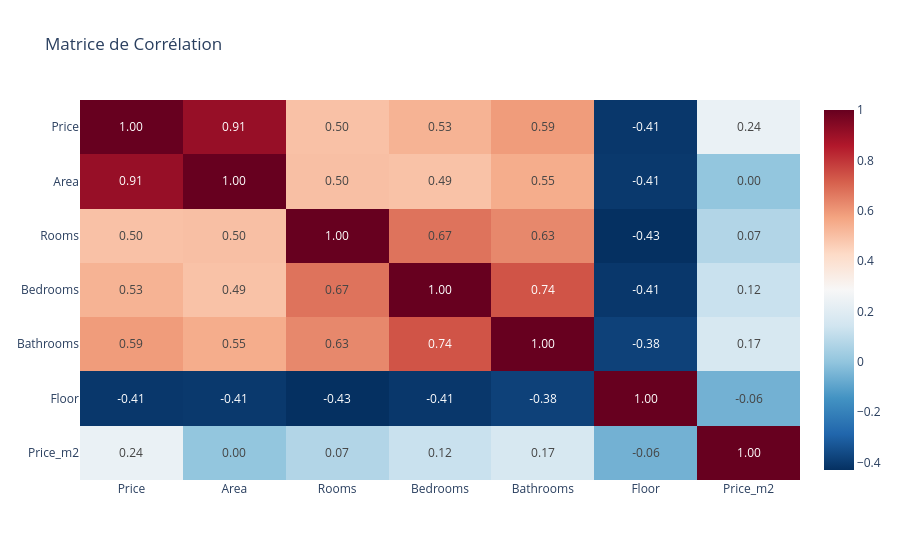

Notebook code cell kept with this figure:
### Markdown cell above
### Observer les relations entre les variables et la variable cible `Price`.

### Code cell
import plotly.express as px

corr_matrix = df.corr(numeric_only=True)
print(corr_matrix)

fig = px.imshow(corr_matrix, text_auto=".2f", aspect="auto",
                color_continuous_scale='RdBu_r',
                title="Matrice de Corrélation")
fig.show()

### Figure 1 — Plotly figure (JSON) as saved in the notebook; plotly's stock layout.template omitted (floating-point values rounded to 4 significant figures)
{"data": [{"coloraxis": "coloraxis", "hovertemplate": "x: %{x}<br>y: %{y}<br>color: %{z}<extra></extra>", "name": "0", "texttemplate": "%{z:.2f}", "type": "heatmap", "x": ["Price", "Area", "Rooms", "Bedrooms", "Bathrooms", "Floor", "Price_m2"], "xaxis": "x", "y": ["Price", "Area", "Rooms", "Bedrooms", "Bathrooms", "Floor", "Price_m2"], "yaxis": "y", "z": [[1.0, 0.9079, 0.496, 0.5332, 0.5893, -0.4102, 0.2368], [0.9079, 1.0, 0.5016, 0.494, 0.5507, -0.406, 0.001872], [0.496, 0.5016, 1.0, 0.6741, 0.6317, -0.4294, 0.0719], [0.5332, 0.494, 0.6741, 1.0, 0.7383, -0.4096, 0.124], [0.5893, 0.5507, 0.6317, 0.7383, 1.0, -0.3833, 0.1657], [-0.4102, -0.406, -0.4294, -0.4096, -0.3833, 1.0, -0.05703], [0.2368, 0.001872, 0.0719, 0.124, 0.1657, -0.05703, 1.0]]}], "layout": {"coloraxis": {"colorscale": [[0, "rgb(5,48,97)"], [0.1, "rgb(33,102,172)"], [0.2, "rgb(67,147,195)"], [0.3, "rgb(146,197,222)"], [0.4, "rgb(209,229,240)"], [0.5, "rgb(247,247,247)"], [0.6, "rgb(253,219,199)"], [0.7, "rgb(244,165,130)"], [0.8, "rgb(214,96,77)"], [0.9, "rgb(178,24,43)"], [1, "rgb(103,0,31)"]]}, "title": {"text": "Matrice de Corrélation"}, "xaxis": {"anchor": "y", "domain": [0, 1]}, "yaxis": {"anchor": "x", "autorange": "reversed", "domain": [0, 1]}}}
